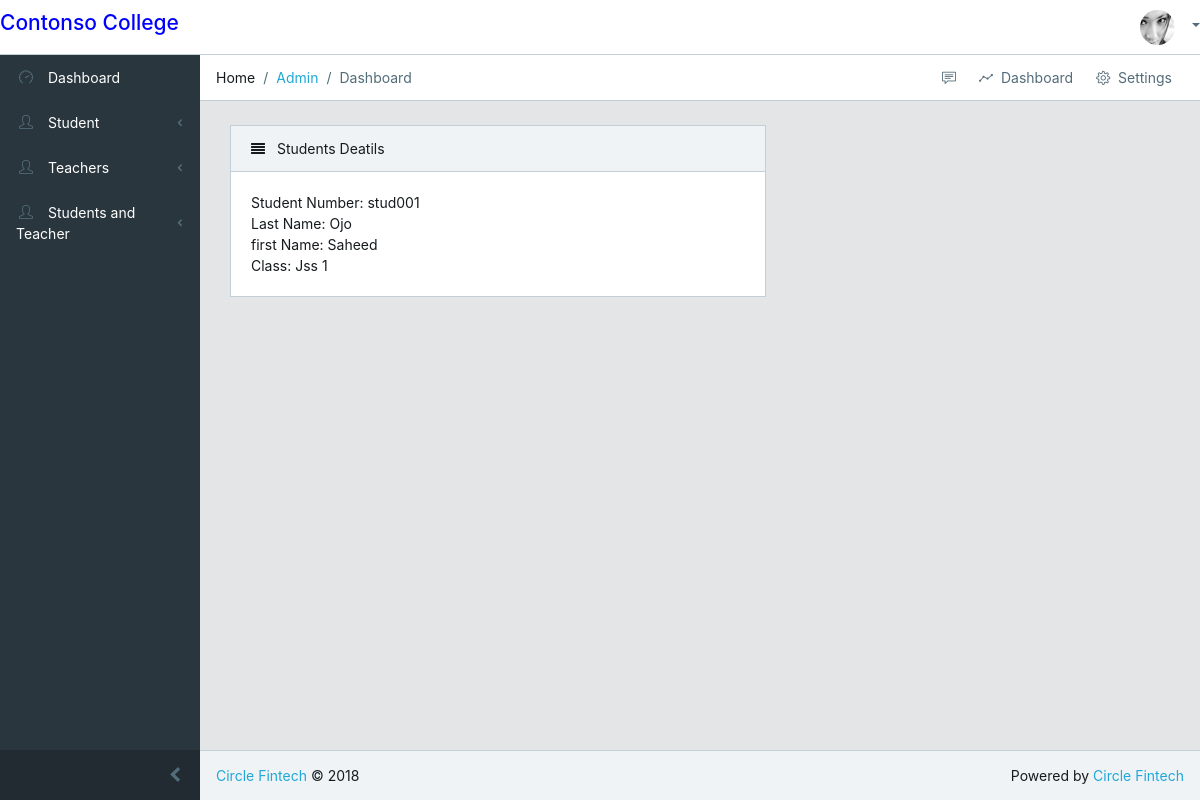
/students/13/, run on an earlier commit of the app's database.
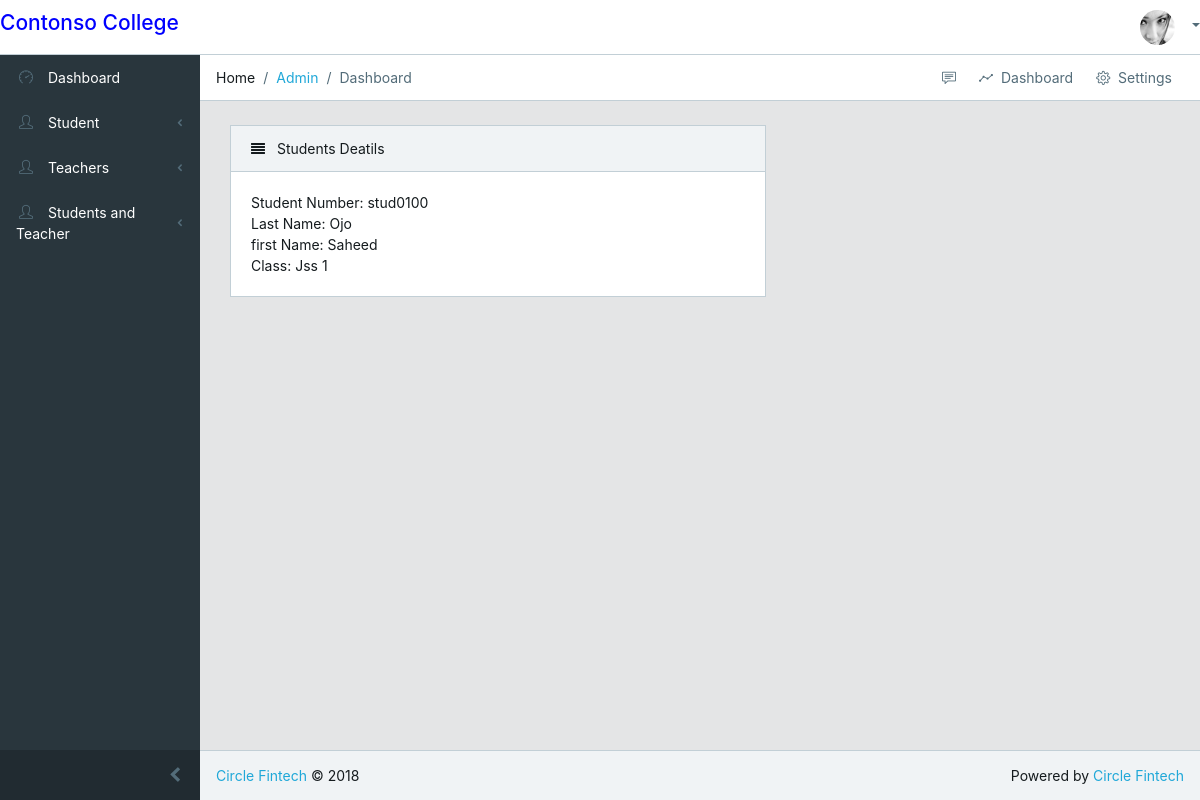
And on a later commit of the database.
### students/models.py (models this page shows, shortened)
class StudentInfo(models.Model):
    student_number = models.CharField(max_length=8)
    first_name = models.CharField(max_length=50)
    last_name = models.CharField(max_length=50)
    level = models.CharField(max_length=5, null=False)
    game = models.CharField(max_length=50, blank=True, null=True)

### students/views.py (the view)
# urls.py: path('<int:student_id>/', views.single_student, name='single_student'),
def single_student(request, student_id):
    single_student = get_object_or_404(StudentInfo, pk=student_id)
    context = {
        "single_student": single_student
    }
    return render(request, "students/student_details.html", context)

### templates/students/student_details.html
{% extends 'base/base.html' %}
{% load static %}
{% block content %}
<div class="row">
    <div class="col-lg-7">
        <div class="card">
            <div class="card-header">
                 <i class="fa fa-align-justify"></i> Students Deatils
            </div>
            <div class="card-body">
                <tbody>
                    <tr>
                        <td>Student Number: {{ single_student.student_number }}</td>
                        <br>
                        <td>Last Name: {{ single_student.last_name }}</td>
                        <br>
                        <td>first Name: {{ single_student.first_name }}</td>
                        <br>
                        <td>Class: {{ single_student.level }}</td>
                    </tr>
                </tbody>
            </div>
        </div>
    </div>
{% endblock %}

What changed in the data, as far as the page shows it:
changed StudentInfo "Ojo": student_number "stud001" → "stud0100"
